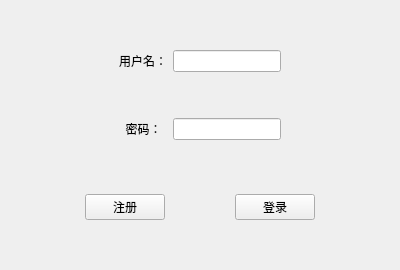
<?xml version="1.0" encoding="UTF-8"?>
<ui version="4.0">
 <class>Widget</class>
 <widget class="QWidget" name="Widget">
  <property name="geometry">
   <rect>
    <x>0</x>
    <y>0</y>
    <width>400</width>
    <height>270</height>
   </rect>
  </property>
  <property name="sizePolicy">
   <sizepolicy hsizetype="Preferred" vsizetype="Preferred">
    <horstretch>0</horstretch>
    <verstretch>0</verstretch>
   </sizepolicy>
  </property>
  <property name="minimumSize">
   <size>
    <width>400</width>
    <height>270</height>
   </size>
  </property>
  <property name="maximumSize">
   <size>
    <width>400</width>
    <height>270</height>
   </size>
  </property>
  <property name="windowTitle">
   <string>登录</string>
  </property>
  <layout class="QVBoxLayout" name="verticalLayout">
   <item>
    <widget class="QWidget" name="widget" native="true">
     <property name="sizePolicy">
      <sizepolicy hsizetype="Preferred" vsizetype="Fixed">
       <horstretch>0</horstretch>
       <verstretch>0</verstretch>
      </sizepolicy>
     </property>
     <layout class="QGridLayout" name="gridLayout">
      <item row="0" column="3">
       <widget class="QLineEdit" name="lineEdit">
        <property name="maxLength">
         <number>40</number>
        </property>
       </widget>
      </item>
      <item row="2" column="2">
       <widget class="QLabel" name="label_2">
        <property name="text">
         <string>  密码：</string>
        </property>
       </widget>
      </item>
      <item row="0" column="2">
       <widget class="QLabel" name="label">
        <property name="text">
         <string>用户名：</string>
        </property>
       </widget>
      </item>
      <item row="0" column="1">
       <spacer name="horizontalSpacer_4">
        <property name="orientation">
         <enum>Qt::Horizontal</enum>
        </property>
        <property name="sizeHint" stdset="0">
         <size>
          <width>40</width>
          <height>20</height>
         </size>
        </property>
       </spacer>
      </item>
      <item row="2" column="3">
       <widget class="QLineEdit" name="lineEdit_2">
        <property name="toolTip">
         <string>&lt;html&gt;&lt;head/&gt;&lt;body&gt;&lt;p&gt;&lt;br/&gt;&lt;/p&gt;&lt;/body&gt;&lt;/html&gt;</string>
        </property>
        <property name="maxLength">
         <number>40</number>
        </property>
       </widget>
      </item>
      <item row="1" column="3">
       <spacer name="verticalSpacer">
        <property name="orientation">
         <enum>Qt::Vertical</enum>
        </property>
        <property name="sizeHint" stdset="0">
         <size>
          <width>20</width>
          <height>40</height>
         </size>
        </property>
       </spacer>
      </item>
      <item row="0" column="4">
       <spacer name="horizontalSpacer_5">
        <property name="orientation">
         <enum>Qt::Horizontal</enum>
        </property>
        <property name="sizeHint" stdset="0">
         <size>
          <width>40</width>
          <height>20</height>
         </size>
        </property>
       </spacer>
      </item>
     </layout>
    </widget>
   </item>
   <item>
    <widget class="QWidget" name="widget_2" native="true">
     <property name="sizePolicy">
      <sizepolicy hsizetype="Preferred" vsizetype="Fixed">
       <horstretch>0</horstretch>
       <verstretch>0</verstretch>
      </sizepolicy>
     </property>
     <layout class="QHBoxLayout" name="horizontalLayout">
      <item>
       <spacer name="horizontalSpacer_2">
        <property name="orientation">
         <enum>Qt::Horizontal</enum>
        </property>
        <property name="sizeHint" stdset="0">
         <size>
          <width>40</width>
          <height>20</height>
         </size>
        </property>
       </spacer>
      </item>
      <item>
       <widget class="QPushButton" name="pushButton">
        <property name="text">
         <string>注册</string>
        </property>
       </widget>
      </item>
      <item>
       <spacer name="horizontalSpacer">
        <property name="orientation">
         <enum>Qt::Horizontal</enum>
        </property>
        <property name="sizeHint" stdset="0">
         <size>
          <width>40</width>
          <height>20</height>
         </size>
        </property>
       </spacer>
      </item>
      <item>
       <widget class="QPushButton" name="pushButton_2">
        <property name="text">
         <string>登录</string>
        </property>
       </widget>
      </item>
      <item>
       <spacer name="horizontalSpacer_3">
        <property name="orientation">
         <enum>Qt::Horizontal</enum>
        </property>
        <property name="sizeHint" stdset="0">
         <size>
          <width>40</width>
          <height>20</height>
         </size>
        </property>
       </spacer>
      </item>
     </layout>
    </widget>
   </item>
  </layout>
 </widget>
 <resources/>
 <connections/>
</ui>
